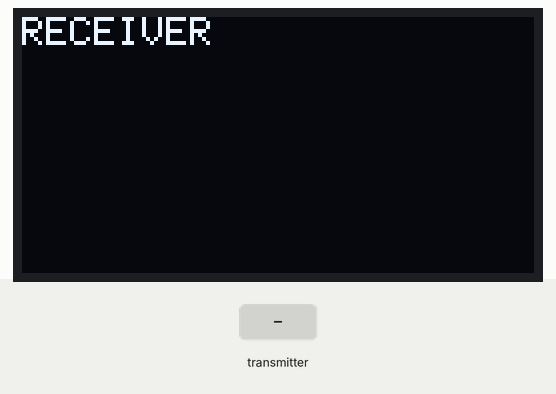
Bench run of a sketch on a simulated Arduino Uno, built with avr-gcc and run on an emulated ATmega328P. Parts: 128×64 one-colour display. The test bench sets the inputs (shaded band). No radio packets arrive unless stated.

Above: at 1.2 s.
1.3 s: the transmitter starts sending x = 0
At 1.8 s:
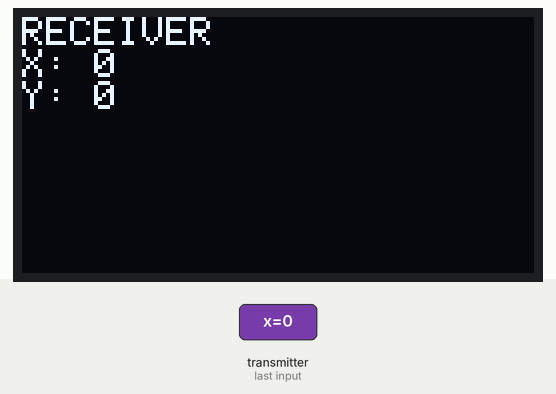
2.8 s: the transmitter starts sending y = 256
At 3.3 s:
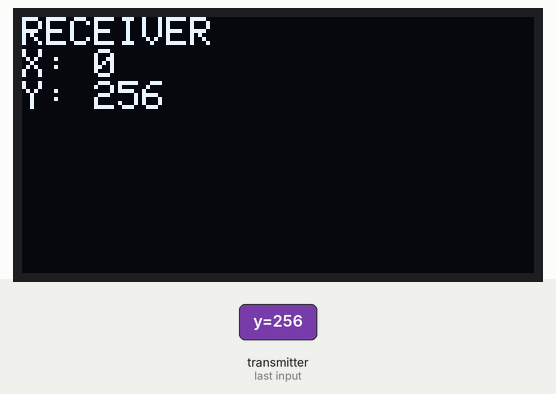
4.3 s: the transmitter starts sending x = 256
At 5.0 s:
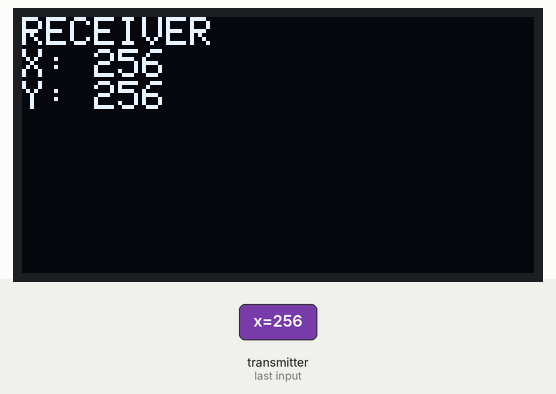
5.9 s: the transmitter starts sending y = 0
At 6.7 s:
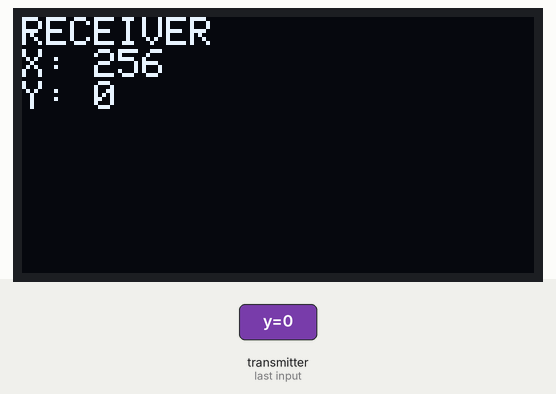
Timing chart, 0 to 8.4 s (numbered marks = the images above; inputs shaded):
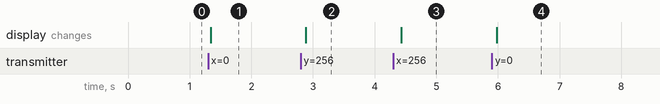

The sketch:

RCC02_b_NRF24L01_Basic_Receiver_Rx.ino
```cpp
#include <SPI.h>
#include <nRF24L01.h>
#include <RF24.h>
#include <Wire.h>
#include <Adafruit_GFX.h>
#include <Adafruit_SSD1306.h>

RF24 radio(A3, A2); // CE, CSN
const byte address[6] = "00001";

Adafruit_SSD1306 display(128, 64, &Wire);

struct Payload {
  int x;
  int y;
};

Payload incoming;

void setup() {
  Serial.begin(9600);

  // OLED
  display.begin(SSD1306_SWITCHCAPVCC, 0x3C);
  display.clearDisplay();
  display.setTextSize(1);
  display.setTextColor(WHITE);

  // Radio
  radio.begin();
  radio.openReadingPipe(1, address);
  radio.setChannel(108);
  radio.setPALevel(RF24_PA_LOW);
  radio.startListening();
}

void loop() {

  display.clearDisplay();
  display.setCursor(0, 0);
  display.println("RECEIVER");

  if (radio.available()) {
    radio.read(&incoming, sizeof(incoming));

    display.print("X: "); display.println(incoming.x);
    display.print("Y: "); display.println(incoming.y);
  }
  //else {
  //  display.println("Waiting...");
  //}

  display.display();
  delay(100);
}
```

Measured:
- after the input at 1.3 s, the display: changes at once (image 1)
- after the input at 2.8 s, the display: changes after 0.08 s (image 2)
- after the input at 4.3 s, the display: changes after 0.13 s (image 3)
- after the input at 5.9 s, the display: changes after 0.08 s (image 4)
